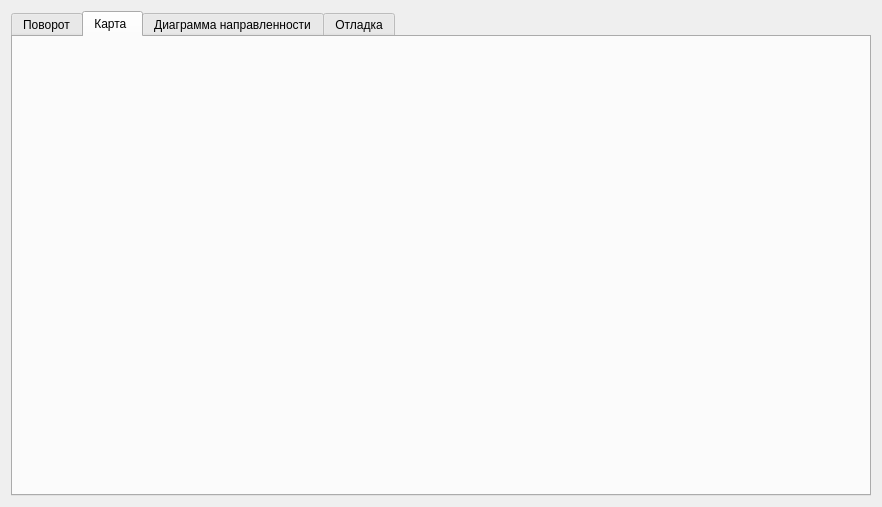
<?xml version="1.0" encoding="UTF-8"?>
<ui version="4.0">
 <class>CMainWnd</class>
 <widget class="QDialog" name="CMainWnd">
  <property name="geometry">
   <rect>
    <x>0</x>
    <y>0</y>
    <width>882</width>
    <height>507</height>
   </rect>
  </property>
  <property name="windowTitle">
   <string>Управление поворотной платформой</string>
  </property>
  <layout class="QHBoxLayout" name="horizontalLayout_7">
   <item>
    <widget class="QTabWidget" name="tabWidget">
     <property name="currentIndex">
      <number>1</number>
     </property>
     <widget class="QWidget" name="tabRotationCtl">
      <attribute name="title">
       <string>Поворот</string>
      </attribute>
      <layout class="QHBoxLayout" name="horizontalLayout_6">
       <item>
        <layout class="QVBoxLayout" name="verticalLayout_3">
         <item>
          <layout class="QHBoxLayout" name="horizontalLayout_4" stretch="1,0,0">
           <item>
            <widget class="QComboBox" name="cmSerial"/>
           </item>
           <item>
            <widget class="QToolButton" name="bRefresh">
             <property name="text">
              <string>...</string>
             </property>
            </widget>
           </item>
           <item>
            <widget class="QSpinBox" name="eBaudRate">
             <property name="minimum">
              <number>1200</number>
             </property>
             <property name="maximum">
              <number>1000000</number>
             </property>
             <property name="value">
              <number>115200</number>
             </property>
            </widget>
           </item>
          </layout>
         </item>
         <item>
          <layout class="QHBoxLayout" name="horizontalLayout_3">
           <property name="spacing">
            <number>0</number>
           </property>
           <item>
            <layout class="QVBoxLayout" name="verticalLayout_2">
             <property name="spacing">
              <number>0</number>
             </property>
             <item>
              <spacer name="verticalSpacer">
               <property name="orientation">
                <enum>Qt::Vertical</enum>
               </property>
               <property name="sizeHint" stdset="0">
                <size>
                 <width>20</width>
                 <height>40</height>
                </size>
               </property>
              </spacer>
             </item>
             <item>
              <layout class="QHBoxLayout" name="horizontalLayout_2">
               <property name="spacing">
                <number>6</number>
               </property>
               <item>
                <widget class="QSpinBox" name="eAzimuth">
                 <property name="minimumSize">
                  <size>
                   <width>50</width>
                   <height>0</height>
                  </size>
                 </property>
                 <property name="maximum">
                  <number>420</number>
                 </property>
                </widget>
               </item>
               <item>
                <widget class="QLabel" name="label_2">
                 <property name="text">
                  <string>Азимутальный угол
0-450</string>
                 </property>
                </widget>
               </item>
               <item>
                <spacer name="horizontalSpacer_2">
                 <property name="orientation">
                  <enum>Qt::Horizontal</enum>
                 </property>
                 <property name="sizeHint" stdset="0">
                  <size>
                   <width>40</width>
                   <height>20</height>
                  </size>
                 </property>
                </spacer>
               </item>
              </layout>
             </item>
            </layout>
           </item>
           <item>
            <layout class="QVBoxLayout" name="verticalLayout">
             <item>
              <spacer name="verticalSpacer_2">
               <property name="orientation">
                <enum>Qt::Vertical</enum>
               </property>
               <property name="sizeHint" stdset="0">
                <size>
                 <width>20</width>
                 <height>40</height>
                </size>
               </property>
              </spacer>
             </item>
             <item>
              <widget class="QLabel" name="label_3">
               <property name="text">
                <string>Угол
возвышения
(элевации)
-90 - 90</string>
               </property>
              </widget>
             </item>
             <item>
              <widget class="QSpinBox" name="eElevation">
               <property name="minimumSize">
                <size>
                 <width>40</width>
                 <height>0</height>
                </size>
               </property>
               <property name="minimum">
                <number>-90</number>
               </property>
               <property name="maximum">
                <number>90</number>
               </property>
              </widget>
             </item>
            </layout>
           </item>
           <item>
            <widget class="QSlider" name="sElevation">
             <property name="minimum">
              <number>-90</number>
             </property>
             <property name="maximum">
              <number>90</number>
             </property>
             <property name="orientation">
              <enum>Qt::Vertical</enum>
             </property>
             <property name="tickPosition">
              <enum>QSlider::TicksAbove</enum>
             </property>
             <property name="tickInterval">
              <number>10</number>
             </property>
            </widget>
           </item>
          </layout>
         </item>
         <item>
          <widget class="QSlider" name="sAzimuth">
           <property name="maximum">
            <number>450</number>
           </property>
           <property name="value">
            <number>0</number>
           </property>
           <property name="sliderPosition">
            <number>0</number>
           </property>
           <property name="orientation">
            <enum>Qt::Horizontal</enum>
           </property>
           <property name="tickPosition">
            <enum>QSlider::TicksAbove</enum>
           </property>
           <property name="tickInterval">
            <number>30</number>
           </property>
          </widget>
         </item>
         <item>
          <widget class="QLineEdit" name="eSendString"/>
         </item>
         <item>
          <layout class="QHBoxLayout" name="horizontalLayout">
           <item>
            <widget class="QPushButton" name="bRepeatSend">
             <property name="text">
              <string>Повторять</string>
             </property>
            </widget>
           </item>
           <item>
            <widget class="QLabel" name="label">
             <property name="text">
              <string>Время реакции (мс)</string>
             </property>
            </widget>
           </item>
           <item>
            <widget class="QSpinBox" name="eSendTimer">
             <property name="minimumSize">
              <size>
               <width>50</width>
               <height>0</height>
              </size>
             </property>
             <property name="maximum">
              <number>100000</number>
             </property>
             <property name="singleStep">
              <number>100</number>
             </property>
             <property name="value">
              <number>100</number>
             </property>
            </widget>
           </item>
           <item>
            <spacer name="horizontalSpacer">
             <property name="orientation">
              <enum>Qt::Horizontal</enum>
             </property>
             <property name="sizeHint" stdset="0">
              <size>
               <width>5</width>
               <height>20</height>
              </size>
             </property>
            </spacer>
           </item>
           <item>
            <widget class="QPushButton" name="bManualSend">
             <property name="text">
              <string>Manual</string>
             </property>
            </widget>
           </item>
          </layout>
         </item>
        </layout>
       </item>
       <item>
        <layout class="QVBoxLayout" name="verticalLayout_4">
         <item>
          <widget class="QPlainTextEdit" name="eLog">
           <property name="maximumSize">
            <size>
             <width>450</width>
             <height>16777215</height>
            </size>
           </property>
          </widget>
         </item>
         <item>
          <layout class="QHBoxLayout" name="horizontalLayout_5">
           <item>
            <widget class="QPushButton" name="bClearLog">
             <property name="text">
              <string>clear log</string>
             </property>
            </widget>
           </item>
           <item>
            <spacer name="horizontalSpacer_3">
             <property name="orientation">
              <enum>Qt::Horizontal</enum>
             </property>
             <property name="sizeHint" stdset="0">
              <size>
               <width>40</width>
               <height>20</height>
              </size>
             </property>
            </spacer>
           </item>
          </layout>
         </item>
        </layout>
       </item>
      </layout>
     </widget>
     <widget class="QWidget" name="tabGeoMap">
      <attribute name="title">
       <string>Карта </string>
      </attribute>
      <layout class="QHBoxLayout" name="horizontalLayout_8">
       <property name="spacing">
        <number>6</number>
       </property>
       <property name="leftMargin">
        <number>0</number>
       </property>
       <property name="topMargin">
        <number>0</number>
       </property>
       <property name="rightMargin">
        <number>0</number>
       </property>
       <property name="bottomMargin">
        <number>0</number>
       </property>
       <item>
        <widget class="MapControl" name="mc" native="true"/>
       </item>
      </layout>
     </widget>
     <widget class="QWidget" name="tabDN">
      <attribute name="title">
       <string>Диаграмма направленности</string>
      </attribute>
     </widget>
     <widget class="QWidget" name="tabDebug">
      <attribute name="title">
       <string>Отладка</string>
      </attribute>
      <widget class="QLineEdit" name="eStrTemplate">
       <property name="geometry">
        <rect>
         <x>15</x>
         <y>25</y>
         <width>246</width>
         <height>20</height>
        </rect>
       </property>
       <property name="text">
        <string>%1 %2</string>
       </property>
      </widget>
      <widget class="QLabel" name="label_4">
       <property name="geometry">
        <rect>
         <x>15</x>
         <y>5</y>
         <width>361</width>
         <height>16</height>
        </rect>
       </property>
       <property name="text">
        <string>Шаблон команды UART (%1 - азимут, %2 возвышение)</string>
       </property>
      </widget>
      <widget class="QGroupBox" name="groupBox">
       <property name="geometry">
        <rect>
         <x>10</x>
         <y>60</y>
         <width>131</width>
         <height>121</height>
        </rect>
       </property>
       <property name="title">
        <string>Пределы азимута</string>
       </property>
       <widget class="QLabel" name="label_7">
        <property name="geometry">
         <rect>
          <x>10</x>
          <y>20</y>
          <width>61</width>
          <height>16</height>
         </rect>
        </property>
        <property name="text">
         <string>Макс</string>
        </property>
       </widget>
       <widget class="QSpinBox" name="eAzimuthMin">
        <property name="geometry">
         <rect>
          <x>10</x>
          <y>90</y>
          <width>51</width>
          <height>22</height>
         </rect>
        </property>
        <property name="maximum">
         <number>360</number>
        </property>
        <property name="displayIntegerBase">
         <number>10</number>
        </property>
       </widget>
       <widget class="QSpinBox" name="eAzimuthMax">
        <property name="geometry">
         <rect>
          <x>10</x>
          <y>40</y>
          <width>51</width>
          <height>22</height>
         </rect>
        </property>
        <property name="maximum">
         <number>360</number>
        </property>
        <property name="value">
         <number>360</number>
        </property>
       </widget>
       <widget class="QLabel" name="label_6">
        <property name="geometry">
         <rect>
          <x>9</x>
          <y>70</y>
          <width>81</width>
          <height>16</height>
         </rect>
        </property>
        <property name="text">
         <string>Мин</string>
        </property>
       </widget>
      </widget>
      <widget class="QGroupBox" name="groupBox_2">
       <property name="geometry">
        <rect>
         <x>150</x>
         <y>60</y>
         <width>161</width>
         <height>120</height>
        </rect>
       </property>
       <property name="title">
        <string>Пределы возвышения</string>
       </property>
       <widget class="QSpinBox" name="eElevationMax">
        <property name="geometry">
         <rect>
          <x>20</x>
          <y>40</y>
          <width>51</width>
          <height>22</height>
         </rect>
        </property>
        <property name="minimum">
         <number>-90</number>
        </property>
        <property name="maximum">
         <number>90</number>
        </property>
        <property name="value">
         <number>90</number>
        </property>
       </widget>
       <widget class="QLabel" name="label_9">
        <property name="geometry">
         <rect>
          <x>20</x>
          <y>20</y>
          <width>71</width>
          <height>16</height>
         </rect>
        </property>
        <property name="text">
         <string>Макс</string>
        </property>
       </widget>
       <widget class="QSpinBox" name="eElevationMin">
        <property name="geometry">
         <rect>
          <x>20</x>
          <y>90</y>
          <width>51</width>
          <height>22</height>
         </rect>
        </property>
        <property name="minimum">
         <number>-90</number>
        </property>
        <property name="maximum">
         <number>90</number>
        </property>
        <property name="value">
         <number>-90</number>
        </property>
       </widget>
       <widget class="QLabel" name="label_8">
        <property name="geometry">
         <rect>
          <x>20</x>
          <y>70</y>
          <width>61</width>
          <height>16</height>
         </rect>
        </property>
        <property name="text">
         <string>Мин</string>
        </property>
       </widget>
      </widget>
     </widget>
    </widget>
   </item>
  </layout>
 </widget>
 <customwidgets>
  <customwidget>
   <class>MapControl</class>
   <extends>QWidget</extends>
   <header location="global">mapcontrol.h</header>
   <container>1</container>
  </customwidget>
 </customwidgets>
 <resources/>
 <connections>
  <connection>
   <sender>eAzimuth</sender>
   <signal>valueChanged(int)</signal>
   <receiver>CMainWnd</receiver>
   <slot>slIfaceUpd()</slot>
   <hints>
    <hint type="sourcelabel">
     <x>67</x>
     <y>440</y>
    </hint>
    <hint type="destinationlabel">
     <x>66</x>
     <y>435</y>
    </hint>
   </hints>
  </connection>
  <connection>
   <sender>eElevation</sender>
   <signal>valueChanged(int)</signal>
   <receiver>CMainWnd</receiver>
   <slot>slIfaceUpd()</slot>
   <hints>
    <hint type="sourcelabel">
     <x>412</x>
     <y>446</y>
    </hint>
    <hint type="destinationlabel">
     <x>306</x>
     <y>433</y>
    </hint>
   </hints>
  </connection>
  <connection>
   <sender>eSendTimer</sender>
   <signal>valueChanged(int)</signal>
   <receiver>CMainWnd</receiver>
   <slot>slIfaceUpd()</slot>
   <hints>
    <hint type="sourcelabel">
     <x>312</x>
     <y>541</y>
    </hint>
    <hint type="destinationlabel">
     <x>416</x>
     <y>433</y>
    </hint>
   </hints>
  </connection>
  <connection>
   <sender>eAzimuthMax</sender>
   <signal>valueChanged(int)</signal>
   <receiver>CMainWnd</receiver>
   <slot>slIfaceUpd()</slot>
   <hints>
    <hint type="sourcelabel">
     <x>43</x>
     <y>146</y>
    </hint>
    <hint type="destinationlabel">
     <x>86</x>
     <y>545</y>
    </hint>
   </hints>
  </connection>
  <connection>
   <sender>eAzimuthMin</sender>
   <signal>valueChanged(int)</signal>
   <receiver>CMainWnd</receiver>
   <slot>slIfaceUpd()</slot>
   <hints>
    <hint type="sourcelabel">
     <x>55</x>
     <y>200</y>
    </hint>
    <hint type="destinationlabel">
     <x>57</x>
     <y>472</y>
    </hint>
   </hints>
  </connection>
  <connection>
   <sender>eElevationMax</sender>
   <signal>valueChanged(int)</signal>
   <receiver>CMainWnd</receiver>
   <slot>slIfaceUpd()</slot>
   <hints>
    <hint type="sourcelabel">
     <x>199</x>
     <y>136</y>
    </hint>
    <hint type="destinationlabel">
     <x>199</x>
     <y>524</y>
    </hint>
   </hints>
  </connection>
  <connection>
   <sender>eElevationMin</sender>
   <signal>valueChanged(int)</signal>
   <receiver>CMainWnd</receiver>
   <slot>slIfaceUpd()</slot>
   <hints>
    <hint type="sourcelabel">
     <x>211</x>
     <y>198</y>
    </hint>
    <hint type="destinationlabel">
     <x>213</x>
     <y>461</y>
    </hint>
   </hints>
  </connection>
 </connections>
 <slots>
  <slot>slIfaceUpd()</slot>
 </slots>
</ui>
